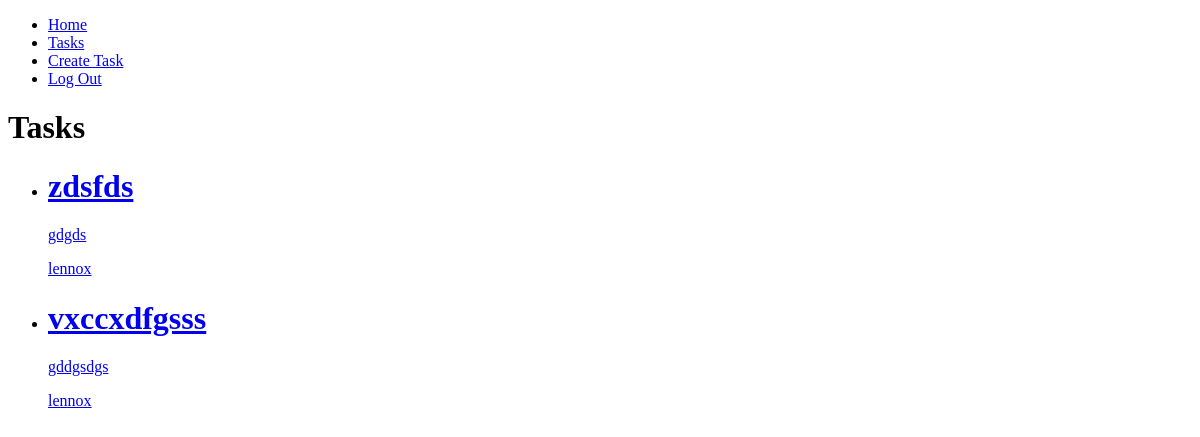
/tasks/ (signed in), run on an earlier commit of the app's database.
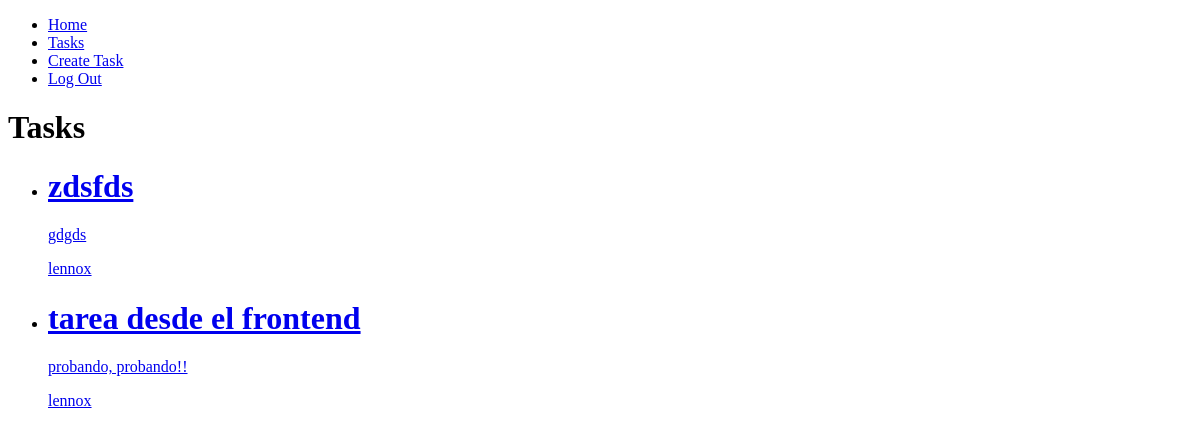
And on a later commit of the database.
### tasks/models.py (models this page shows, shortened)
class Task(models.Model):
    title = models.CharField(max_length=200)
    description = models.TextField(max_length=1000)
    created = models.DateTimeField(auto_now_add=True)
    datecompleted = models.DateTimeField(null=True, blank=True)
    important = models.BooleanField(default=False)
    user = models.ForeignKey(User, on_delete=models.CASCADE)

### tasks/views.py (the view)
# urls.py: path("tasks/", views.tasks, name="tasks"),
def tasks(request):
    tasks = Task.objects.filter(user=request.user, datecompleted__isnull=True)
    return render(request, "tasks.html", {"tasks": tasks})

### tasks/templates/tasks.html
{% extends 'base.html' %}
{% block content %}
<h1>Tasks</h1>
<ul>
    {% for task in tasks %}
        <li>
            <a href="{% url 'task_detail' task.id %}">
                {% if task.important %}
                <strong><h1>{{task.title}}</h1></strong>
                {% else %}
                {{task.title}}
                {% endif %}
                <p>{{task.description}}</p>
                <p>{{task.user.username}}</p>
            </a>
        </li>
    {% endfor %}
</ul>
{% endblock content %}

### tasks/templates/base.html (shortened to what this page needs)
<!DOCTYPE html>
<html lang="en">
<head>
</head>
<body>
    <ul class="nav justify-content-center flex-column">
        <li class="nav-item">
            <a class="nav-link active" href="/">Home</a>
        </li>
        {% if user.is_authenticated %}
        <li class="nav-item">
            <a class="nav-link" href="/tasks/">Tasks</a>
        </li>
        <li class="nav-item">
            <a class="nav-link" href="/tasks/create/">Create Task</a>
        </li>
        <li class="nav-item">
            <a class="nav-link" href="/logout">Log Out</a>
        </li>
        {% endif %}
    </ul>
    {% block content %}
    {% endblock content %}
</body>
</html>

What changed in the data, as far as the page shows it:
no longer on this page (row edited): Task: title "vxccxdfgsss", description "gddgsdgs", user.username "lennox"
added Task: title "tarea desde el frontend", description "probando, probando!!", user.username "lennox"
